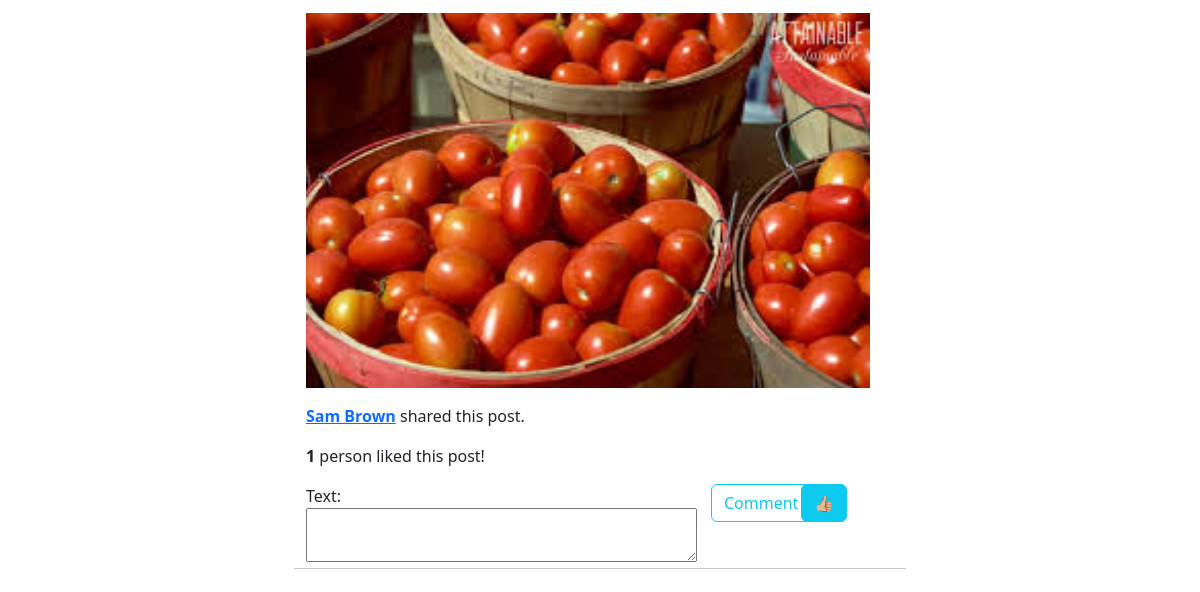
Page /home (signed in, lower part) on the earlier database version.
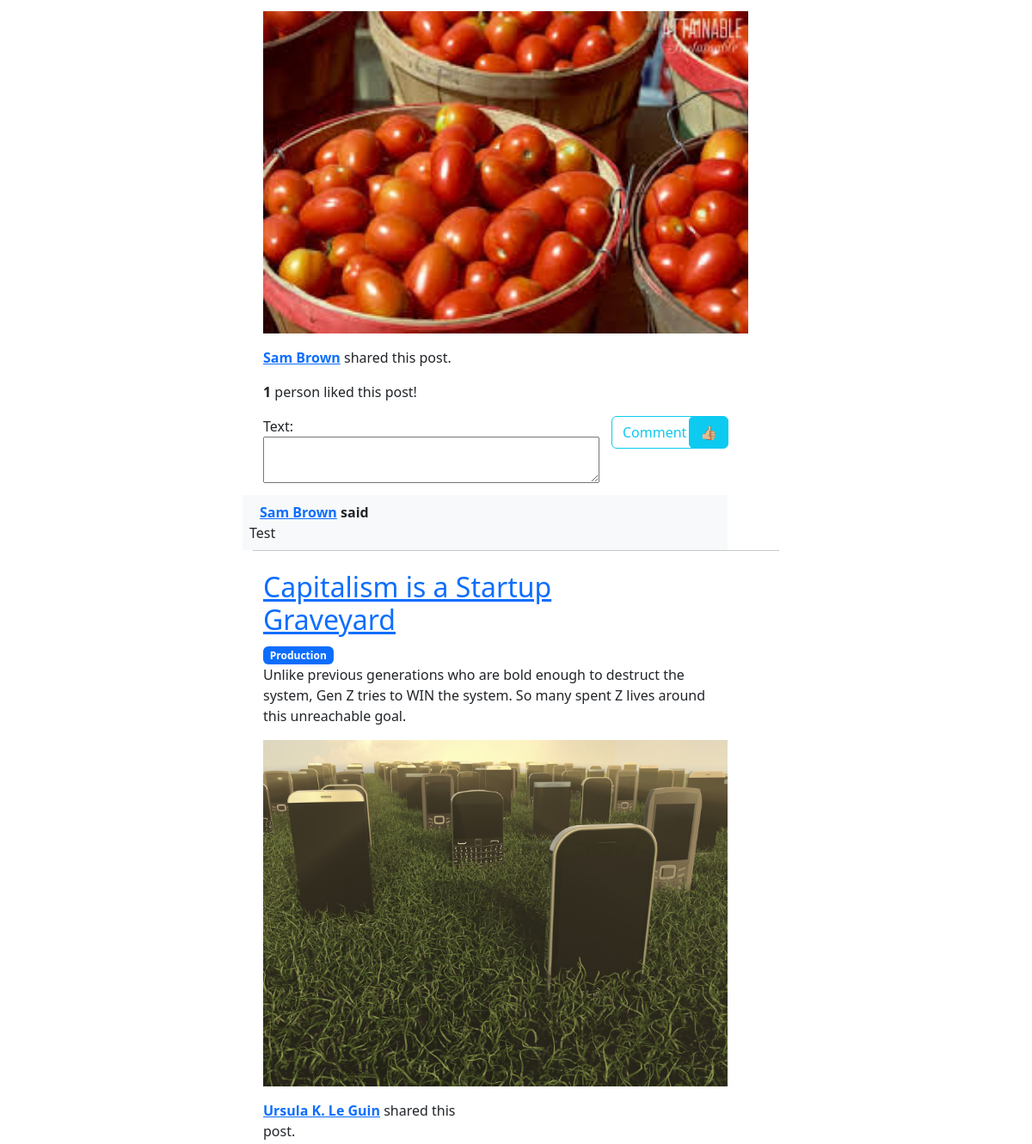
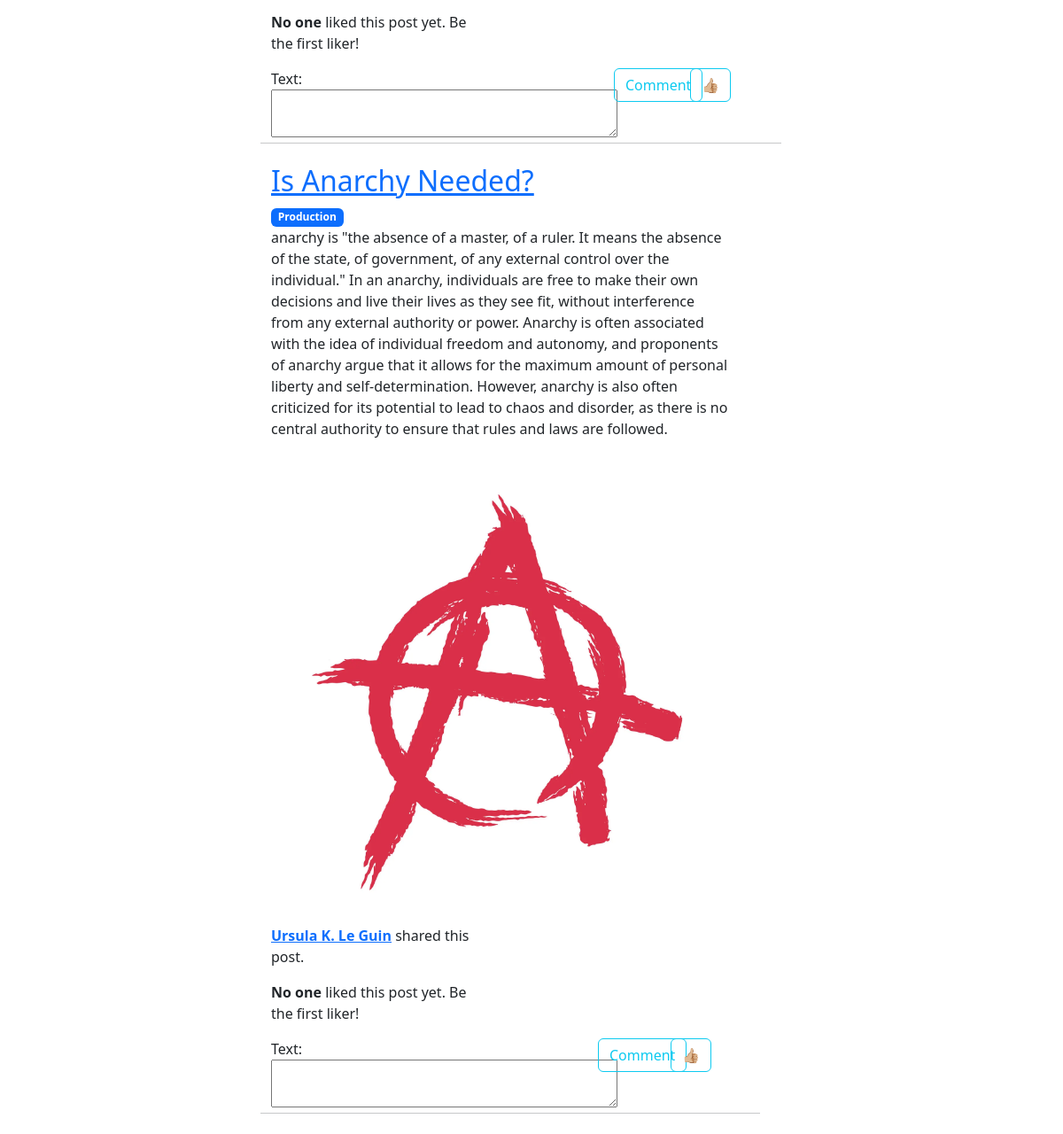
Same page on the later database version (2 pictures, top to bottom).
### application/models.py (models this page shows, shortened)
class Post(models.Model):
    title = models.CharField(max_length=50)
    image = models.ImageField(upload_to="uploads/", null=True, blank=True)
    content = models.TextField()
    link = models.CharField(max_length=500, null=True)
    author = models.ForeignKey(UserProfile, on_delete=models.CASCADE, null=True)
    slug = models.SlugField(default="", null=False, blank=True, db_index=True)
    likers = models.ManyToManyField("UserProfile", related_name='liked_posts', blank=True)
    bookmarkers = models.ManyToManyField("UserProfile", related_name='bookmarked_posts', blank=True)
    space = models.ForeignKey("Space", related_name='posts', blank=True, on_delete=models.CASCADE, null=True)
    created_at = models.DateTimeField(auto_now_add=True, blank=True, null=True)

class UserProfile(models.Model):
    id = models.AutoField(primary_key=True)
    user = models.OneToOneField(User, on_delete=models.CASCADE, related_name='profile')
    profile_picture = models.ImageField(upload_to='profiles/', blank=True, null=True)
    bio = models.TextField(blank=True)
    followers = models.ManyToManyField("UserProfile", related_name='following', blank=True)
    def __str__(self):
        return f"{self.user.first_name}  {self.user.last_name}"

class Comment(models.Model):
    post = models.ForeignKey(Post, on_delete=models.CASCADE, null=True)
    author = models.ForeignKey(UserProfile, on_delete=models.CASCADE, null=True)
    text = models.TextField()

class Space(models.Model):
    admin = models.ForeignKey(UserProfile, on_delete=models.CASCADE, null=True)
    members = models.ManyToManyField("UserProfile", related_name='spaces', blank=True)
    title = models.CharField(max_length=50)
    slug = models.SlugField(default="")

### application/views.py (the view)
# urls.py: path("", views.Index.as_view(), name="home"),
def home(request):
    posts = Post.objects.all().order_by('-created_at')
    comment_form = CommentForm()
    return render(request, 'application/home.html', {'posts': posts, 'comment_form': comment_form, "title": "Home Feed"})

### application/forms.py
class CommentForm(ModelForm):
    class Meta:
        model = Comment
        fields = ['text']
        widgets = {
          'text': forms.Textarea(attrs={'rows':2}),
        }

### application/templates/application/home.html (shortened to what this page needs)
{% extends "application/base.html" %}
{% block body_content %}
    <div class="row">
        <div class="col-3">
        </div>
        <div class="col-6">
            <br>
            <br>
            {% for post in posts %}
                {% if post.author == request.user.profile or request.user.profile in post.author.user.profile.followers.all or request.user.profile in post.space.members.all%}
                <div class="row">
                <div class="row">
                    <div class="col-9">
                        <a href="{{ post.link }}"><h2>{{ post.title }}</h2></a>
                    </div>
                    <div class="col-2">
                    </div>
                    <div class="col-1 float-right text-right">
                    </div>
                    <div class="row">
                        <div class="col-1">
                            {% if post.space %}
                                <span class="badge text-bg-primary">{{ post.space.title }}</span>
                            {% endif %}
                        </div>
                    </div>
                    <p>{{ post.content }}</p>
                    {% if post.image %}
                        <a href="{{ post.link }}"><img src="{{ post.image.url }}" style="width:100%"></a>
                    {%  endif %}
                    <p><a href="{{ post.link }}"></a>
                    <div class="row">
                        <div class="col-6">
                            <p><strong><a href="/user/{{ post.author.id }}">{{ post.author }}</a></strong> shared this post.</p>
                            {% if post.likers.all.count == 0 %}
                                <p><strong> No one</strong> liked this post yet. Be the first liker!</p>
                            {% elif post.likers.all.count == 1 %}
                                <p><strong> 1</strong> person liked this post!</p>
                            {% else %}
                                <p><strong> {{ post.likers.all.count }}</strong> people liked this post!</p>
                            {% endif %}
                        </div>
                        <div class="col-3">
                        </div>
                        <div class="col-2">
                        </div>
                        <div class="row">
                            <div class="col-9">
                                <form action="{% url 'submit_comment' post.pk %}" method="post">
                                {{ comment_form }}
                            </div>
                            <div class="col-2">
                                <button type="submit" class="btn btn-outline-info btn-block text-right">Comment</button>
                            </div>
                            <div class="col-1 float-right text-right">
                               <form action="{% url 'like_post' post.pk %}" method="post">
                                {% if  request.user.profile in post.likers.all %}
                                    <button type="submit" class="btn btn-info btn-block float-right"> 👍🏼 </button>
                                {% else %}
                                    <button type="submit" class="btn btn-outline-info btn-block float-right"> 👍🏼 </button>
                                {% endif %}
                               </form>
                            </div>
                        </div>
                        {% for comment in post.comment_set.all %}
                            <div class="row mt-2 p-2 bg-light">
                                <strong> <a href="/user/{{ comment.author.user.id}}">{{ comment.author.user.get_full_name }}</a> said</strong>  {{ comment.text }}
                            </div>
                        {% endfor %}
                    </div>
                </div>
                <br>
                <br>
                <hr>
                <br>
                {% endif %}
            {% endfor %}
            </div>
        </div>
    </div>
    </div>
{% endblock %}

Differences in the rows shown:
added Comment: author.user.get_full_name "Sam Brown", text "Test", shown under Post "Sam Brown"
now on this page (row unchanged): Post: title "Capitalism is a Startup Graveyard", space "Production", content "Unlike previous generations who are bold enough to destruct the system, Gen Z tries to WIN the system. So many spent Z lives around this unreachable goal.", image (picture), author "Ursula K. Le Guin", shows "No one"
now on this page (row unchanged): Post: title "Is Anarchy Needed?", space "Production", content "anarchy is \"the absence of a master, of a ruler. It means the absence of the state, of government, of any external control over the individual.\" In an anarchy, individuals are free to make their own decisions and live their lives as they see fit, without interference from any external authority or power. Anarchy is often associated with the idea of individual freedom and autonomy, and proponents of anarchy argue that it allows for the maximum amount of personal liberty and self-determination. However, anarchy is also often criticized for its potential to lead to chaos and disorder, as there is no central authority to ensure that rules and laws are followed.", image (picture), author "Ursula K. Le Guin", shows "No one"
